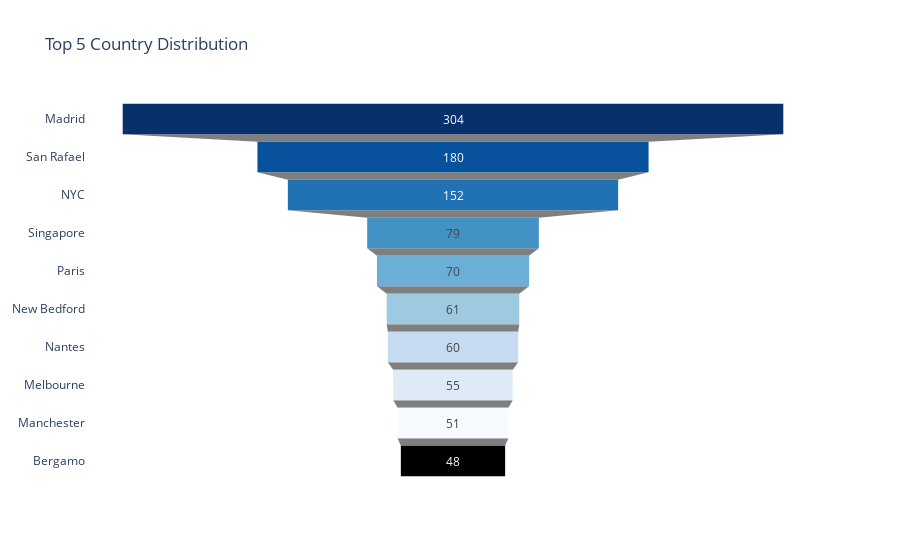

Notebook code cell kept with this figure:
### Code cell
# Top 5 Countries
country_counts = as_df['COUNTRY'].value_counts()[:5]
fig = go.Figure(go.Funnel(    y=city_counts.index,
    x=city_counts.values,      textinfo='value',
    marker={'color': px.colors.sequential.Blues_r} ))
fig.update_layout(title_text='Top 5 Country Distribution', template='plotly_white')
fig.show()

### Figure 1 — Plotly figure (JSON) as saved in the notebook; plotly's stock layout.template omitted (floating-point values rounded to 4 significant figures)
{"data": [{"marker": {"color": ["rgb(8,48,107)", "rgb(8,81,156)", "rgb(33,113,181)", "rgb(66,146,198)", "rgb(107,174,214)", "rgb(158,202,225)", "rgb(198,219,239)", "rgb(222,235,247)", "rgb(247,251,255)"]}, "textinfo": "value", "type": "funnel", "x": [304, 180, 152, 79, 70, 61, 60, 55, 51, 48], "y": ["Madrid", "San Rafael", "NYC", "Singapore", "Paris", "New Bedford", "Nantes", "Melbourne", "Manchester", "Bergamo"]}], "layout": {"title": {"text": "Top 5 Country Distribution"}}}
